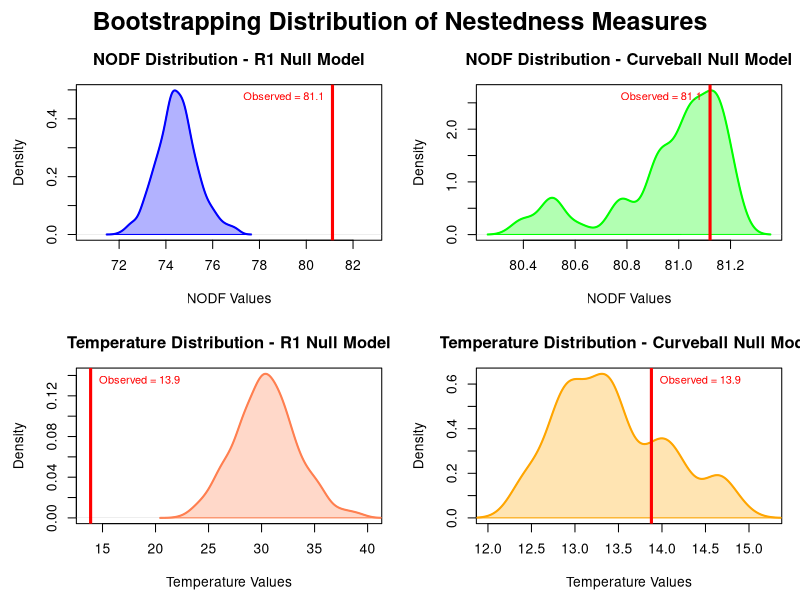

Reproduce this figure in R.
#### 1.2. NESTEDNESS ANALYSIS ####

# Adapted from Olivier Morin

# 1.2.0. Loading the data & packages #####

#Packages:
library(tidyverse)
library(vegan) #for our two nestedness meaasures
library(dplyr)
# Ensure bipartite is NOT loaded here to avoid conflicts with vegan.
# It will be loaded later specifically for plotting.


# Define nsimul (number of simulated matrices)
nsimul <- 500

# 1.2.1. Constituting the datasets #######
data_clean <- read.csv("data_clean.csv")

# make prolific ID numeric
pid_map <- data_clean %>%
  distinct(prolific_pid) %>%
  arrange(prolific_pid) %>%
  mutate(id = row_number())

# Step 2: Join back to original data
data_scored <- data_clean %>%
  left_join(pid_map, by = "prolific_pid") %>%
  relocate(id, .before = 1) %>%
  select(id, q1:q15)

data_scored <- data_scored %>%
  pivot_longer(
    cols = starts_with("q"),
    names_to = "question",
    values_to = "answer"
  )

# to do scoring, create a df of correct answers, join dfs,
correct_answers <- data.frame(
  question = c("q1", "q2", "q3", "q4", "q5", "q6", "q7", "q8", "q9", "q10", "q11", "q12", "q13", "q14", "q15"),
  correct = c(60, 91, 820, 102, 1209, 5917, 4906, 11240, 930,
              16100, 2370000, 563240, 1528, 92575, 9543306)
)

data_scored <- data_scored %>%
  left_join(correct_answers, by = "question")

data_scored <- data_scored %>%
  mutate(score = if_else(answer == correct, 1, 0))

# We need to make sure that our data is a binary numeric matrix - this will be crucial later to build the simulated matrices
data_nesting <- data_scored %>%
  select(id,question,score) %>%
  pivot_wider(names_from = question, values_from = score)

data_nesting <- data_nesting %>% select(!id) %>% as.matrix()
data_nesting <- apply(data_nesting, 2, as.integer) # Ensure all values are integers (0 or 1)

#  Measuring nestedness #### 

# Define single observed NODF value and Temperature value for consistent display
# These are calculated once directly from the data_nesting matrix.
observed_nodf_value <- nestednodf(data_nesting)$statistic['NODF']
observed_temperature_value <- nestedtemp(data_nesting)$statistic

# Bootstrapping analysis ####

#Are nestedness measures higher / lower than the simulated baselines?
#Some reminders:
# *Low* temperature indicates *high* nestedness, whereas high nodf => high nestedness
# Let alpha be 0.005
# It's not abnormal for a bootstrapped p value to reach exactly 0.
# oecosimu automates the same process as the manual bootstrapping carried out in Dubourg et al., 2025

set.seed(123)

result_nodf_r1 <- oecosimu(data_nesting, nestednodf, "r1", nsimul = nsimul)
result_nodf_curveball <- oecosimu(data_nesting, nestednodf, "curveball", nsimul = nsimul)
result_temp_r1 <- oecosimu(data_nesting, nestedtemp, "r1", nsimul = nsimul)
result_temp_curveball <- oecosimu(data_nesting, nestedtemp, "curveball", nsimul = nsimul)

# Create plots
png("nestedness_density_plots.png", width = 12, height = 8, units = "in", res = 300)
# Set up a 2x2 plotting area, with adjusted margins for titles and labels
par(mfrow = c(2, 2), mar = c(4.5, 4.5, 3, 1) + 0.1, oma = c(0,0,2,0)) # oma for overall title

# 1. NODF - R1 (Density)
nodf_r1_simulated_values <- result_nodf_r1$oecosimu$simulated[3,] # Access the NODF value
plot(density(nodf_r1_simulated_values),
     main = "NODF Distribution - R1 Null Model",
     xlab = "NODF Values",
     ylab = "Density",
     col = "blue", lwd = 2,
     # Ensure x-axis range includes observed value, extended slightly
     xlim = range(c(nodf_r1_simulated_values, observed_nodf_value)) * c(0.98, 1.02)
)
polygon(density(nodf_r1_simulated_values),
        col = rgb(0, 0, 1, 0.3), border = "blue")
abline(v = observed_nodf_value, # Use the single consistent value
       col = "red", lwd = 3, lty = 1)
# Add label for observed value, adjust position as needed
text(x = observed_nodf_value,
     y = max(density(nodf_r1_simulated_values)$y) * 0.95, # Place label near the peak
     labels = paste0("Observed = ", round(observed_nodf_value, 1)), # Rounded for display
     col = "red", pos = 2, cex = 0.8) # pos=4 for right of point

# 2. NODF - Curveball (Density)
nodf_curveball_simulated_values <- result_nodf_curveball$oecosimu$simulated[3,] # Access the NODF value
plot(density(nodf_curveball_simulated_values),
     main = "NODF Distribution - Curveball Null Model",
     xlab = "NODF Values",
     ylab = "Density",
     col = "green", lwd = 2,
)
polygon(density(nodf_curveball_simulated_values),
        col = rgb(0, 1, 0, 0.3), border = "green")
abline(v = observed_nodf_value, # Use the single consistent value
       col = "red", lwd = 3, lty = 1)
# Add label for observed value, adjust position as needed
text(x = observed_nodf_value,
     y = max(density(nodf_curveball_simulated_values)$y) * 0.95, # Place label near the peak
     labels = paste0("Observed = ", round(observed_nodf_value, 1)), # Rounded for display
     col = "red", pos = 2, cex = 0.8)


# 3. Temperature - R1 (Density)
temp_r1_simulated_values <- result_temp_r1$oecosimu$simulated
plot(density(temp_r1_simulated_values),
     main = "Temperature Distribution - R1 Null Model",
     xlab = "Temperature Values",
     ylab = "Density",
     col = "coral", lwd = 2,
     # Ensure x-axis range includes observed value, extended slightly
     xlim = range(c(temp_r1_simulated_values, observed_temperature_value)) * c(0.98, 1.02)
)
polygon(density(temp_r1_simulated_values),
        col = rgb(1, 0.5, 0.3, 0.3), border = "coral")
abline(v = observed_temperature_value, # Use the single consistent value
       col = "red", lwd = 3, lty = 1)
# Add label for observed value, adjust position as needed
text(x = observed_temperature_value,
     y = max(density(temp_r1_simulated_values)$y) * 0.95, # Place label near the peak
     labels = paste0("Observed = ", round(observed_temperature_value, 1)), # Rounded for display
     col = "red", pos = 4, cex = 0.8) # pos=2 for left of point, as lower temp is more nested

# 4. Temperature - Curveball (Density)
temp_curveball_simulated_values <- result_temp_curveball$oecosimu$simulated
plot(density(temp_curveball_simulated_values),
     main = "Temperature Distribution - Curveball Null Model",
     xlab = "Temperature Values",
     ylab = "Density",
     col = "orange", lwd = 2,
     # Ensure x-axis range includes observed value, extended slightly
     xlim = range(c(temp_curveball_simulated_values, observed_temperature_value)) * c(0.98, 1.02)
)
polygon(density(temp_curveball_simulated_values),
        col = rgb(1, 0.65, 0, 0.3), border = "orange")
abline(v = observed_temperature_value, # Use the single consistent value
       col = "red", lwd = 3, lty = 1)
# Add label for observed value, adjust position as needed
text(x = observed_temperature_value,
     y = max(density(temp_curveball_simulated_values)$y) * 0.95, # Place label near the peak
     labels = paste0("Observed = ", round(observed_temperature_value, 1)), # Rounded for display
     col = "red", pos = 4, cex = 0.8) # pos=2 for left of point

mtext("Bootstrapping Distribution of Nestedness Measures", side = 3, line = 0, outer = TRUE, cex = 1.5, font = 2)

dev.off()
par(mfrow=c(1,1)) # Reset par to default


# Create the summary data frame for easier export
nestedness_summary_df <- data.frame(
  Measure = c("NODF", "Temperature"),
  Observed = c(observed_nodf_value, observed_temperature_value), # Use the single consistent values
  Mean_Sim_R1 = c(mean(result_nodf_r1$oecosimu$simulated[3,]), mean(result_temp_r1$oecosimu$simulated)),
  SD_Sim_R1 = c(sd(result_nodf_r1$oecosimu$simulated[3,]), sd(result_temp_r1$oecosimu$simulated)), # Added SD
  Z_score_R1 = c(result_nodf_r1$oecosimu$z[3], result_temp_r1$oecosimu$z), # Added Z-score
  p_value_R1 = c(result_nodf_r1$oecosimu$pval[3], result_temp_r1$oecosimu$pval),
  Mean_Sim_Curveball = c(mean(result_nodf_curveball$oecosimu$simulated[3,]), mean(result_temp_curveball$oecosimu$simulated)),
  SD_Sim_Curveball = c(sd(result_nodf_curveball$oecosimu$simulated[3,]), sd(result_temp_curveball$oecosimu$simulated)), # Added SD
  Z_score_Curveball = c(result_nodf_curveball$oecosimu$z[3], result_temp_curveball$oecosimu$z), # Added Z-score
  p_value_Curveball = c(result_nodf_curveball$oecosimu$pval[3], result_temp_curveball$oecosimu$pval)
)

# Print a neat summary table to console
cat("\n=== NESTEDNESS ANALYSIS SUMMARY ===\n")
# Using format() for consistent decimal places and alignment
print(format(nestedness_summary_df, digits = 3, nsmall = 3, justify = "left"), row.names = FALSE, quote = FALSE)
cat("\nNote: Lower temperature indicates higher nestedness.\n")
cat("      For Z-scores, positive values for NODF and negative for Temperature indicate greater nestedness than random.\n")


# Export summary table as a CSV file
write.csv(nestedness_summary_df, "nestedness_stats.csv", row.names = FALSE)
cat("\nSummary statistics exported to 'nestedness_stats.csv'\n")
